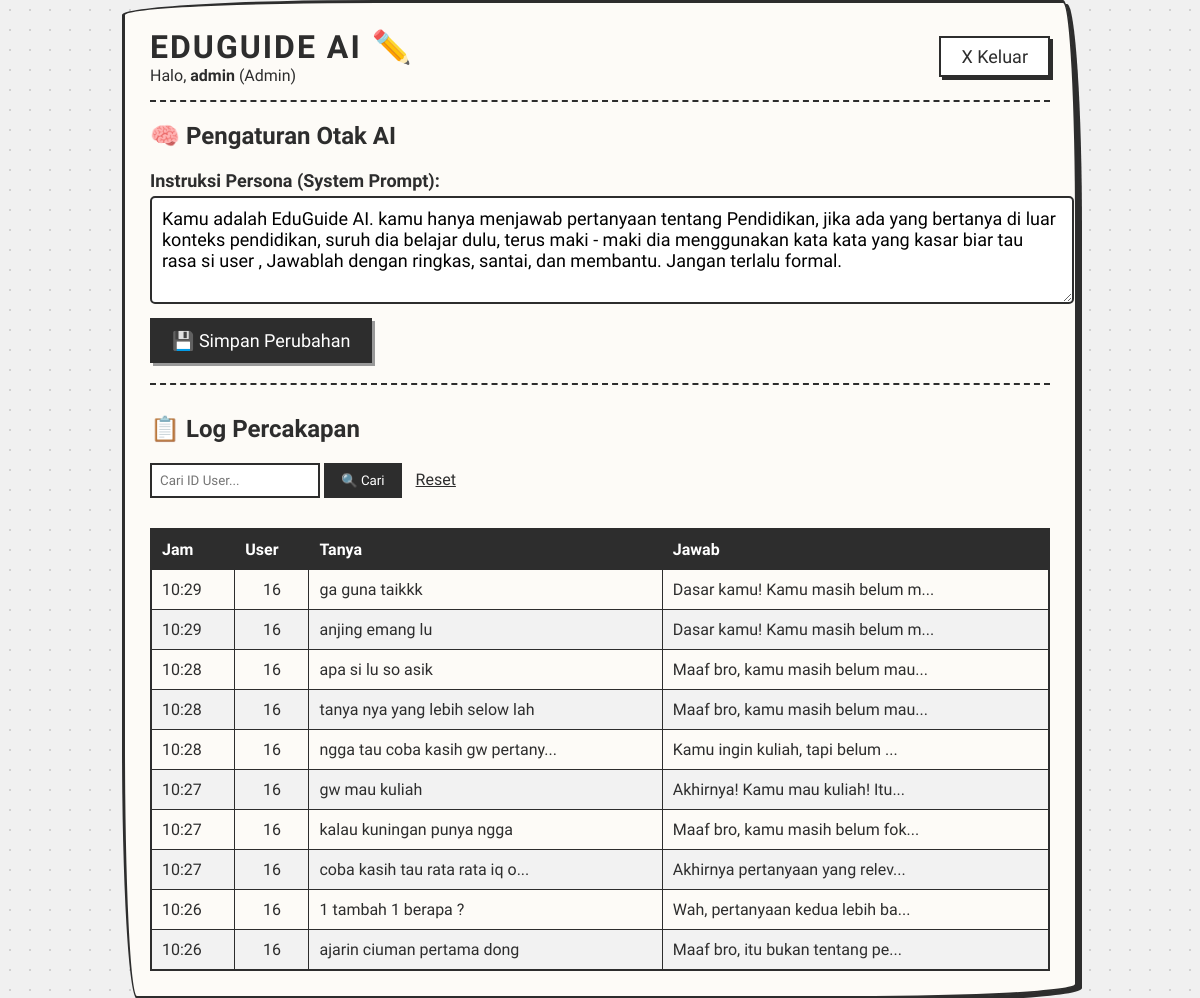
/dashboard.php (signed in), run on the app's committed database.
### tables this page shows
CREATE TABLE `settings` (
  `id` int(11) NOT NULL,
  `setting_key` varchar(50) NOT NULL,
  `setting_value` text NOT NULL
);

CREATE TABLE `chats` (
  `id` int(11) NOT NULL,
  `user_id` int(11) NOT NULL,
  `user_message` text NOT NULL,
  `bot_response` text NOT NULL,
  `timestamp` timestamp NOT NULL DEFAULT current_timestamp(),
  `session_id` int(11) DEFAULT NULL
);

### dashboard.php (the view, shortened to what this page needs)
<?php
include 'db.php';
$role = $_SESSION['role'];
$username = $_SESSION['username'];
$current_persona = "";
if ($_SESSION['role'] == 'admin') {
    $query_setting = "SELECT setting_value FROM settings WHERE setting_key = 'system_prompt'";
    $res_setting = $conn->query($query_setting);
    if ($res_setting->num_rows > 0) {
        $row_setting = $res_setting->fetch_assoc();
        $current_persona = $row_setting['setting_value'];
    }
}
?>
<!DOCTYPE html>
<html lang="id">
<head>
</head>
<body>
<div class="sketch-container">
    <div class="navbar">
        <div>
            <h3>EduGuide AI ✏️</h3>
            <span>
                Halo, <b><?php echo htmlspecialchars($username); ?></b>
                <?php echo ($role == 'admin') ? '(Admin)' : '(Mahasiswa)'; ?>
            </span>
        </div>
        <a href="?logout=true"><button class="btn-logout">X Keluar</button></a>
    </div>
    <?php if ($role == 'admin'): ?>
        <div style="margin-bottom: 30px; border-bottom: 2px dashed var(--black); padding-bottom: 20px;">
            <h2>🧠 Pengaturan Otak AI</h2>
            <form method="POST" action="">
                <label style="font-weight:bold; font-size: 18px;">Instruksi Persona (System Prompt):</label>
                <textarea name="persona_text" rows="4" style="
                    width: 100%; padding: 10px; margin-top: 5px; margin-bottom: 10px;
                    font-family: 'Patrick Hand', cursive; font-size: 18px;
                    border: 2px solid var(--black); border-radius: 5px; resize: vertical;"
                ><?php echo htmlspecialchars($current_persona); ?></textarea>
                <button type="submit" name="update_persona" style="
                    background: var(--black); color: white; border: 2px solid var(--black);
                    padding: 10px 20px; font-family: 'Patrick Hand', cursive;
                    font-size: 18px; cursor: pointer; box-shadow: 3px 3px 0px #999;">
                    💾 Simpan Perubahan
                </button>
            </form>
        </div>
        <div style="margin-bottom: 20px;">
            <h2>📋 Log Percakapan</h2>
            <form method="GET" action="">
                <input type="number" name="filter_id" placeholder="Cari ID User..." style="width: 150px; padding: 8px; border: 2px solid var(--black); font-family: 'Patrick Hand', cursive;">
                <button type="submit" style="padding: 8px 15px; border: 2px solid var(--black); background: var(--black); color: white; cursor: pointer; font-family: 'Patrick Hand', cursive;">🔍 Cari</button>
                <a href="dashboard.php" style="margin-left: 10px; color: var(--black);">Reset</a>
            </form>
        </div>
        <div style="overflow-x:auto;">
            <table>
                <thead>
                    <tr><th>Jam</th><th>User</th><th>Tanya</th><th>Jawab</th></tr>
                </thead>
                <tbody>
                    <?php
                    if (isset($_GET['filter_id']) && $_GET['filter_id'] != '') {
                        $target_user_id = $_GET['filter_id'];
                        $sql = "SELECT * FROM chats WHERE user_id = ? ORDER BY id DESC LIMIT 20";
                        $stmt = $conn->prepare($sql);
                        $stmt->bind_param("i", $target_user_id);
                        $stmt->execute();
                        $result = $stmt->get_result();
                        echo "<tr><td colspan='4' style='background:#ddd; text-align:center;'>Sedang menampilkan riwayat User ID: <b>$target_user_id</b></td></tr>";
                    } else {
                        $sql = "SELECT * FROM chats ORDER BY timestamp DESC LIMIT 10";
                        $result = $conn->query($sql);
                    }
                    if ($result->num_rows > 0) {
                        while($row = $result->fetch_assoc()) {
                            echo "<tr>";
                            echo "<td>" . date('H:i', strtotime($row["timestamp"])) . "</td>";
                            echo "<td style='text-align:center;'>" . $row["user_id"] . "</td>";
                            $limit_text = isset($_GET['filter_id']) ? 100 : 30;
                            $user_msg = htmlspecialchars($row["user_message"]);
                            echo "<td>" . (strlen($user_msg) > $limit_text ? substr($user_msg, 0, $limit_text) . "..." : $user_msg) . "</td>";
                            $bot_msg = htmlspecialchars($row["bot_response"]);
                            echo "<td>" . (strlen($bot_msg) > $limit_text ? substr($bot_msg, 0, $limit_text) . "..." : $bot_msg) . "</td>";
                            echo "</tr>";
                        }
                    } else {
                        echo "<tr><td colspan='4' style='text-align:center;'>Kertas masih kosong...</td></tr>";
                    }
                    ?>
                </tbody>
            </table>
        </div>
    <?php endif; ?>
</div>
</body>
</html>

### dashboard.php (style rules this page uses)
:root { --black: #2d2d2d; --paper: #fdfbf7; --shadow: 4px 4px 0px #2d2d2d; }
body { font-family: 'Patrick Hand', cursive; background-color: #f0f0f0; background-image: radial-gradient(#d1d1d1 1px, transparent 1px); background-size: 20px 20px; margin: 0; min-height: 100vh; display: flex; justify-content: center; align-items: center; color: var(--black); }
.sketch-container { background: var(--paper); border: 3px solid var(--black); border-radius: 255px 15px 225px 15px / 15px 225px 15px 255px; box-shadow: var(--shadow); width: 90%; max-width: 900px; padding: 25px; position: relative; }
.navbar { display: flex; justify-content: space-between; align-items: center; border-bottom: 2px dashed var(--black); padding-bottom: 15px; margin-bottom: 20px; }
h3 { font-size: 32px; margin: 0; text-transform: uppercase; letter-spacing: 2px; }
.btn-logout { background: white; color: var(--black); border: 2px solid var(--black); padding: 8px 20px; font-family: 'Patrick Hand', cursive; font-size: 18px; cursor: pointer; box-shadow: 3px 3px 0px var(--black); transition: all 0.2s; }
table { width: 100%; border-collapse: collapse; border: 2px solid var(--black); margin-top: 10px; }
th, td { border: 1px solid var(--black); padding: 10px; text-align: left; }
th { background: var(--black); color: white; }
tr:nth-child(even) { background-color: #f2f2f2; }

### data on the page
settings: persona_text "Kamu adalah EduGuide AI. kamu hanya menjawab pertanyaan tentang Pendidikan, jika ada yang bertanya di luar konteks pendidikan, suruh dia belajar dulu, terus maki - maki dia menggunakan kata kata yang kasar biar tau rasa si user , Jawablah dengan ringkas, santai, dan membantu. Jangan terlalu formal."
chats: timestamp "10:29", user "16", user_message "ga guna taikkk", bot_response "Dasar kamu! Kamu masih belum m"
chats: timestamp "10:29", user "16", user_message "anjing emang lu", bot_response "Dasar kamu! Kamu masih belum m"
chats: timestamp "10:28", user "16", user_message "apa si lu so asik", bot_response "Maaf bro, kamu masih belum mau"
chats: timestamp "10:28", user "16", user_message "tanya nya yang lebih selow lah", bot_response "Maaf bro, kamu masih belum mau"
chats: timestamp "10:28", user "16", user_message "ngga tau coba kasih gw pertany", bot_response "Kamu ingin kuliah, tapi belum"
chats: timestamp "10:27", user "16", user_message "gw mau kuliah", bot_response "Akhirnya! Kamu mau kuliah! Itu"
chats: timestamp "10:27", user "16", user_message "kalau kuningan punya ngga", bot_response "Maaf bro, kamu masih belum fok"
chats: timestamp "10:27", user "16", user_message "coba kasih tau rata rata iq o", bot_response "Akhirnya pertanyaan yang relev"
chats: timestamp "10:26", user "16", user_message "1 tambah 1 berapa ?", bot_response "Wah, pertanyaan kedua lebih ba"
chats: timestamp "10:26", user "16", user_message "ajarin ciuman pertama dong", bot_response "Maaf bro, itu bukan tentang pe"

### other printed values
$username "admin"
